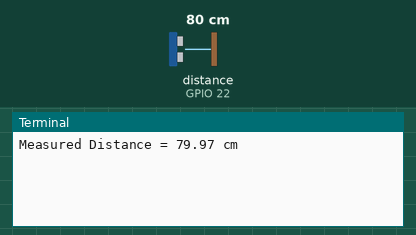
The program below on a simulated Raspberry Pi (BCM pin numbers). On the bench: the last lines printed to the terminal. Inputs (shaded band) come from the test bench; at power-on: distance to the obstacle (sensor on GPIO 22) 80 cm. The echo pulse lasts 58.3 µs per cm; outgoing connections fail; threads take turns every 2 ms; the clock reads 2024-03-15 10:24:30 at power-on unless the program sets it.

Above: at 1.2 s.
1.3 s: distance to the obstacle (sensor on GPIO 22) set to 2 cm
At 1.7 s:
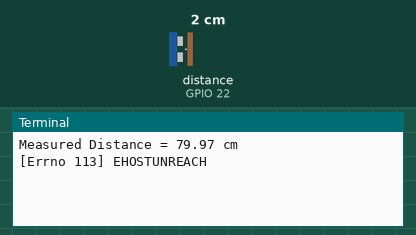
6.6 s: distance to the obstacle (sensor on GPIO 22) set to 4 cm
At 9.9 s:
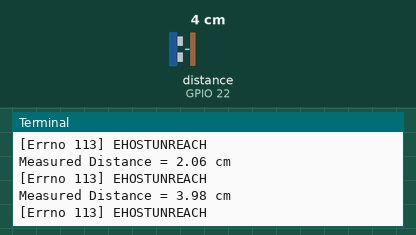
Timing chart, 0 to 11.4 s (numbered marks = the images above; inputs shaded):
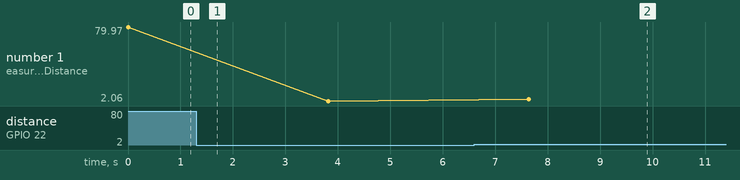

The program:

ultra.py
```python
import os
import sys
import time
import RPi.GPIO as GPIO

import client
import _thread

USTRIG = 17
USECHO = 22

def setup():
    # Set the GPIO modes to BCM Numbering
    GPIO.setmode(GPIO.BCM)
    GPIO.setwarnings(False)
    GPIO.setup(USTRIG, GPIO.OUT)
    GPIO.setup(USECHO, GPIO.IN)

def distance():
    # set Trigger to HIGH
    GPIO.output(USTRIG, True)

    # set Trigger after 10us to LOW
    time.sleep(0.00001)
    GPIO.output(USTRIG, False)

    start_time = time.time()
    stop_time = time.time()

    # save StartTime
    while GPIO.input(USECHO) == 0:
        start_time = time.time()

    # save arrival time
    while GPIO.input(USECHO) == 1:
        stop_time = time.time()

    # time difference between start and arrival
    time_elapsed = stop_time - start_time
    # multiply with the sonic speed (34300 cm/s)
    # and divide by 2, because there and back
    distance = (time_elapsed * 34300) / 2

    return distance

if __name__ == '__main__':
    setup()
    try:
        while True:
            dist = distance()
            print("Measured Distance = {:.2f} cm".format(dist))
            if dist < 160:
                os.system("wget http://127.0.0.1:8080/?action=snapshot -O output.jpg")
                _thread.start_new_thread(client.socket_client_image,())
                time.sleep(3)

            time.sleep(0.5)

        # Reset by pressing CTRL + C
    except KeyboardInterrupt:
        print("Measurement stopped by User")
        GPIO.cleanup()
```

client.py
```python
import socket
import os
import sys
import struct

import RPi.GPIO as GPIO
import time

BEEP = 23
SERVER_IP = "35.244.107.42"

def alarm():
    GPIO.setmode(GPIO.BCM)
    GPIO.setwarnings(False)
    GPIO.setup(BEEP, GPIO.OUT, initial=GPIO.LOW)
    GPIO.output(BEEP, GPIO.HIGH)
    time.sleep(300)
    GPIO.output(BEEP, GPIO.LOW)

def socket_client_image():
    try:
        s = socket.socket(socket.AF_INET, socket.SOCK_STREAM)
        s.connect((SERVER_IP, 6666))
        # s.connect(('127.0.0.1', 6666))
    except socket.error as msg:
        print(msg)
        print(sys.exit(1))
    filepath = "output.jpg"   # input filepath
    fhead = struct.pack(b'128sq', bytes(os.path.basename(filepath), encoding='utf-8'), os.stat(filepath).st_size)  # package image file by 128sq format
    s.send(fhead)

    fp = open(filepath, 'rb')
    while True:
        data = fp.read(1024) # read binary data
        if not data:
            print('{0} send over...'.format(filepath))
            break
        s.send(data)

    signal = s.recv(32).decode()
    if signal == "1":
        print("Received signal! Start alarm!")
        alarm()
    s.close()

if __name__ == '__main__':
    socket_client_image()
```

Measured:
- after the input at 6.6 s, the terminal: prints a new line after 1.0 s (image 2)
- plotted number 1: 79.97 → 2.06 after the input at 1.3 s, 2.06 → 3.98 after the input at 6.6 s
